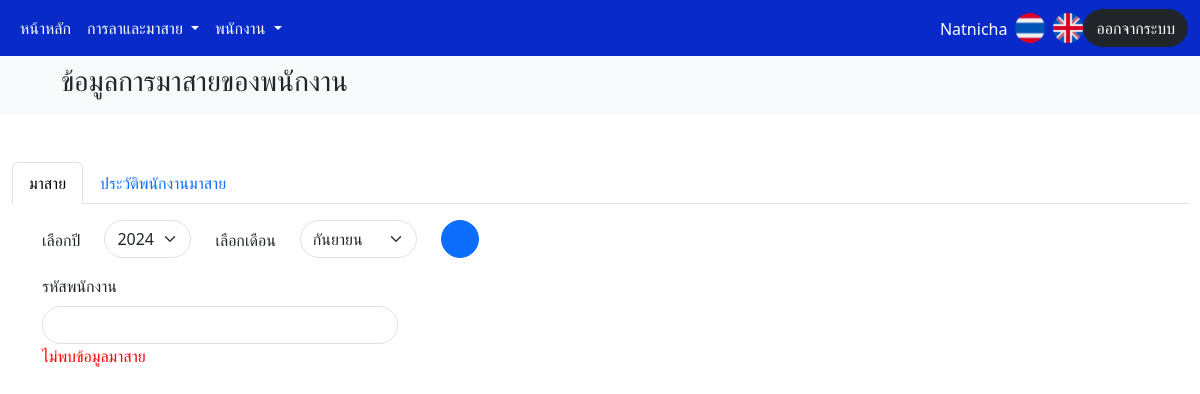
/manager/manager_employee_attendance.php (signed in), run on an earlier commit of the app's database.
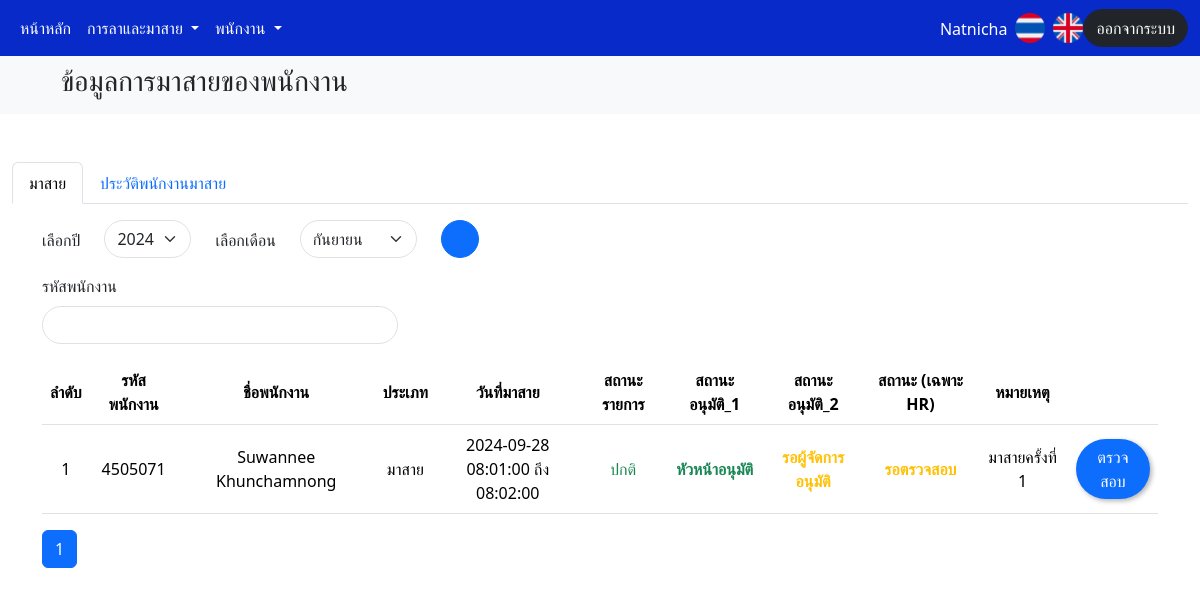
And on a later commit of the database.
### tables this page shows
CREATE TABLE `leave_list` (
  `l_list_id` int(11) NOT NULL,
  `l_usercode` varchar(10) DEFAULT NULL COMMENT 'รหัสพนักงาน',
  `l_username` varchar(10) DEFAULT NULL COMMENT 'ชื่อผู้ใช้',
  `l_name` varchar(255) DEFAULT NULL COMMENT 'ชื่อพนักงาน',
  `l_department` varchar(15) DEFAULT NULL COMMENT 'แผนก',
  `l_level` varchar(15) DEFAULT NULL COMMENT 'ระดับเช่น พนักงานทั่วไป / หัวหน้า / ผจก / แอดมิน',
  `l_workplace` varchar(10) DEFAULT NULL,
  `l_phone` varchar(11) DEFAULT NULL COMMENT 'เบอร์โทรศัพท์',
  `l_leave_id` int(11) DEFAULT NULL COMMENT 'ID ของประเภทการลา อิงจาก Table leave_type',
  `l_leave_reason` varchar(255) DEFAULT NULL COMMENT 'เหตุผลการลา',
  `l_leave_start_date` date DEFAULT NULL COMMENT 'วันที่ลา (เริ่มต้น)',
  `l_leave_start_time` time DEFAULT NULL COMMENT 'เวลาที่ลา (เริ่มต้น)',
  `l_leave_end_date` date DEFAULT NULL COMMENT 'วันที่ลา (สิ้นสุด)',
  `l_leave_end_time` time DEFAULT NULL COMMENT 'เวลาที่ลา (สิ้นสุด)',
  `l_leave_status` varchar(2) DEFAULT NULL COMMENT 'สถานะใบลา',
  `l_create_datetime` datetime DEFAULT NULL COMMENT 'วันเวลาที่ยื่นใบลา',
  `l_cancel_datetime` datetime DEFAULT NULL COMMENT 'วันเวลาที่ยกเลิกใบลา',
  `l_late_datetime` datetime DEFAULT NULL,
  `l_file` varchar(255) DEFAULT NULL COMMENT 'ไฟล์แนบ ',
  `l_remark` varchar(255) DEFAULT NULL COMMENT 'หมายเหตุ',
  `l_approve_status` varchar(10) DEFAULT NULL COMMENT 'สถานะอนุมัติของหัวหน้า\n0 = รอหัวหน้าอนุมัติ\n2 = หัวหน้าอนุมัติ\n3 = หัวหน้าไม่อนุมัติ',
  `l_approve_name` varchar(10) DEFAULT NULL COMMENT 'ชื่อหัวหน้า (ใช้ชื่อ Username)',
  `l_approve_datetime` datetime DEFAULT NULL COMMENT 'วันเวลาที่อนุมัติ',
  `l_reason` varchar(255) DEFAULT NULL COMMENT 'เหตุผลอนุมัติ',
  `l_approve_status2` varchar(10) DEFAULT NULL COMMENT 'สถานะอนุมัติของ ผจก\n1 = รอ ผจก อนุมัติ\n4 = ผจก อนุมัติ\n5 = ผจก ไม่อนุมัติ',
  `l_approve_name2` varchar(10) DEFAULT NULL COMMENT 'ชื่อ ผจก  (ใช้ชื่อ Username)',
  `l_approve_datetime2` datetime DEFAULT NULL COMMENT 'วันเวลาที่อนุมัติ',
  `l_reason2` varchar(255) DEFAULT NULL COMMENT 'เหตุผลอนุมัติ',
  `l_hr_status` varchar(2) DEFAULT NULL COMMENT 'สถานะตรวจสอบของ HR\n0 = รอตรวจสอบ\n1 = ผ่าน\n2 = ไม่ผ่าน',
  `l_hr_name` varchar(10) DEFAULT NULL COMMENT 'ชื่อ HR (ใช้ชื่อ Username)',
  `l_hr_datetime` datetime DEFAULT NULL COMMENT 'วันเวลาที่ตรวจสอบ',
  `l_hr_reason` varchar(255) DEFAULT NULL,
  `l_hr_create_name` varchar(10) DEFAULT NULL COMMENT 'ชื่อ HR ที่สร้างรายการ (ใช้ชื่อ Username)',
  `l_hr_create_datetime` datetime DEFAULT NULL COMMENT 'วันเวลาที่สร้างรายการ (รายการมาสาย)',
  `l_hr_cancel_name` varchar(10) DEFAULT NULL COMMENT 'ชื่อ HR ที่ยกเลิกรายการ (ใช้ชื่อ Username)',
  `l_hr_cancel_datetime` datetime DEFAULT NULL COMMENT 'วันเวลาที่ยกเลิกใบลา'
);

### manager/manager_employee_attendance.php (the view, shortened to what the changed rows need)
<!DOCTYPE html>
<html lang="en">
<head>
    <link href="../css/bootstrap.min.css" rel="stylesheet">
    <link href="../css/style.css" rel="stylesheet">
    <link rel="stylesheet" href="../css/jquery-ui.css">
    <link rel="stylesheet" href="../css/flatpickr.min.css">
</head>
<body>
    <?php include 'manager_navbar.php'?>
    <div class="container">
        <div class="tab-content">
            <div class="tab-pane fade show active" id="tab1">
                <form class="mt-3 mb-3 row" method="post">
                    <label for="" class="mt-2 col-auto">เลือกปี</label>
                    <div class="col-auto">
                        <?php
$currentYear = date('Y');
if (isset($_POST['year'])) {
    $selectedYear = $_POST['year'];
} else {
    $selectedYear = $currentYear;
}
?>
                    </div>
                    <label for="" class="mt-2 col-auto">เลือกเดือน</label>
                    <div class="col-auto">
                        <?php
$selectedMonth = date('m');
?>
                    </div>
                    <div class="col-auto">
                    </div>
                </form>
                <div class="mt-3 row">
                    <div class="col-4">
                    </div>
                </div>
                <?php
$itemsPerPage = 10;
if (!isset($_GET['page'])) {
    $currentPage = 1;
} else {
    $currentPage = $_GET['page'];
}
$sql = "SELECT * FROM leave_list WHERE l_leave_id = 7 AND l_department = 'Office' AND Month(l_create_datetime) = '$selectedMonth' AND Year(l_create_datetime) = $selectedYear ORDER BY l_create_datetime DESC";
$result = $conn->query($sql);
$totalRows = $result->rowCount();
$totalPages = ceil($totalRows / $itemsPerPage);
$offset = ($currentPage - 1) * $itemsPerPage;
$sql .= " LIMIT $itemsPerPage OFFSET $offset";
$stmt = $conn->prepare($sql);
$stmt->execute();
$result = $stmt->fetchAll(PDO::FETCH_ASSOC);
if (count($result) > 0) {
    echo '<table class="mt-3 table">';
    echo '<thead>';
    echo '<tr class="text-center align-middle">
        <th>ลำดับ</th>
        <th>รหัสพนักงาน</th>
        <th>ชื่อพนักงาน</th>
        <th>ประเภท</th>
        <th>วันที่มาสาย</th>
        <th>สถานะรายการ</th>
        <th>สถานะอนุมัติ_1</th>
        <th>สถานะอนุมัติ_2</th>
        <th>สถานะ (เฉพาะ HR)</th>
        <th>หมายเหตุ</th>
        <th></th>
        </tr>';
    echo '</thead>';
    echo '<tbody>';
    foreach ($result as $index => $row) {
        $rowNumber = $totalRows - ($offset + $index);
        echo '<tr class="text-center align-middle">';
        echo '<td>' . $rowNumber . '</td>';
        echo '<td>' . $row['l_usercode'] . '</td>';
        echo '<td>' . $row['l_name'] . '</td>';
        echo '<td>' . ($row['l_leave_id'] == 7 ? 'มาสาย' : $row['l_leave_id']) . '</td>';
        echo '<td>' . $row['l_leave_start_date'] . '<br>' . $row['l_leave_start_time'] . ' ถึง ' . $row['l_leave_end_time'] . '</td>';
        echo '<td>';
        if ($row['l_leave_status'] == 1) {
            echo '<span class="text-danger">ยกเลิกมาสาย</span>';
        } else {
            echo '<span class="text-success">ปกติ</span>';
        }
        echo '</td>';
        echo '<td>';
        if ($row['l_approve_status'] == 0) {
            echo '<div class="text-warning"><b>รอหัวหน้าอนุมัติ</b></div>';
        }
        elseif ($row['l_approve_status'] == 1) {
            echo '<div class="text-warning"><b>รอผู้จัดการอนุมัติ</b></div>';
        }
        elseif ($row['l_approve_status'] == 2) {
            echo '<div class="text-success"><b>หัวหน้าอนุมัติ</b></div>';
        }
        elseif ($row['l_approve_status'] == 3) {
            echo '<div class="text-danger"><b>หัวหน้าไม่อนุมัติ</b></div>';
        }
        elseif ($row['l_approve_status'] == 4) {
            echo '<div class="text-success"><b>ผู้จัดการอนุมัติ</b></div>';
        }
        elseif ($row['l_approve_status'] == 5) {
            echo '<div class="text-danger"><b>ผู้จัดการไม่อนุมัติ</b></div>';
        } elseif ($row['l_approve_status'] == 6) {
            echo '';
        }
        else {
            echo 'ไม่พบสถานะ';
        }
        echo '</td>';
        echo '<td>';
        if ($row['l_approve_status2'] == 0) {
            echo '<div class="text-warning"><b>รอหัวหน้าอนุมัติ</b></div>';
        }
        elseif ($row['l_approve_status2'] == 1) {
            echo '<div class="text-warning"><b>รอผู้จัดการอนุมัติ</b></div>';
        }
        elseif ($row['l_approve_status2'] == 2) {
            echo '<div class="text-success"><b>หัวหน้าอนุมัติ</b></div>';
        }
        elseif ($row['l_approve_status2'] == 3) {
            echo '<div class="text-danger"><b>หัวหน้าไม่อนุมัติ</b></div>';
        }
        elseif ($row['l_approve_status2'] == 4) {
            echo '<div class="text-success"><b>ผู้จัดการอนุมัติ</b></div>';
        }
        elseif ($row['l_approve_status2'] == 5) {
            echo '<div class="text-danger"><b>ผู้จัดการไม่อนุมัติ</b></div>';
        }
        else {
            echo 'ไม่พบสถานะ';
        }
        echo '</td>';
        echo '<td >';
        if ($row['l_hr_status'] == 0) {
            echo '<div class="text-warning"><b>รอตรวจสอบ</b></div>';
        } elseif ($row['l_hr_status'] == 1) {
            echo '<div class="text-success"><b>ผ่าน</b></div>';
        } elseif ($row['l_hr_status'] == 2) {
            echo '<div class="text-danger"><b>ไม่ผ่าน</b></div>';
        } else {
            echo 'ไม่พบสถานะ';
        }
        echo '</td>';
        echo '<td>' . $row['l_remark'] . '</td>';
        echo '<td>';
        echo '<button type="button" class="btn btn-primary button-shadow btn-approve" data-usercode="' . $row['l_usercode'] . '" data-create-datetime="' . $row['l_create_datetime'] . '">ตรวจสอบ</button>';
        echo '</td>';
        echo '</tr>';
    }
    echo '</tbody>';
    echo '</table>';
    echo '<div class="pagination">';
    echo '<ul class="pagination">';
    for ($i = 1; $i <= $totalPages; $i++) {
        if ($i == $currentPage) {
            echo '<li class="page-item active"><span class="page-link">' . $i . '</span></li>';
        } else {
            echo '<li class="page-item"><a class="page-link" href="?page=' . $i . '">' . $i . '</a></li>';
        }
    }
    echo '</ul>';
    echo '</div>';
} else {
    echo '<span style="text-align: left; color:red;">ไม่พบข้อมูลมาสาย</span>';
}
?>
            </div>
        </div>
    </div>
</body>
</html>

What changed in the data, as far as the page shows it:
added leave_list: rowNumber "1", l_usercode "4505071", l_name "Suwannee Khunchamnong", l_leave_id "มาสาย", l_leave_start_date "2024-09-28", l_leave_start_time "08:01:00", l_leave_end_time "08:02:00", l_leave_status "ปกติ", l_approve_status "หัวหน้าอนุมัติ", l_approve_status2 "รอผู้จัดการอนุมัติ", shows "รอตรวจสอบ", l_remark "มาสายครั้งที่ 1"
Also different on the page:
text no longer shown: "ไม่พบข้อมูลมาสาย"
text now shown: "ลำดับ รหัสพนักงาน ชื่อพนักงาน ประเภท วันที่มาสาย สถานะรายการ สถานะอนุมัติ_1 สถานะอนุมัติ_2 สถานะ (เฉพาะ HR) หมายเหตุ"
new list line: "1"
